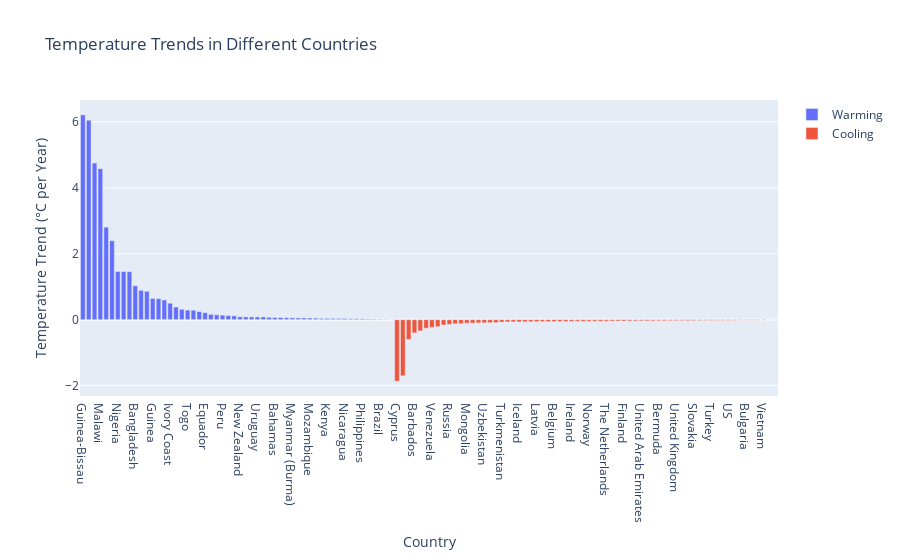

The code cell stored with this chart in its notebook:
### Markdown cell above
# All counteries

### Code cell
import pandas as pd
import numpy as np
import plotly.graph_objects as go
from sklearn.linear_model import LinearRegression

# 准备数据
df['AvgTemperature'] = pd.to_numeric(df['AvgTemperature'], errors='coerce')
df.dropna(subset=['AvgTemperature'], inplace=True)

# 计算每个国家每年的平均气温
avg_temp_by_country = df.groupby(['Country', 'Year'])['AvgTemperature'].mean().reset_index()

# 初始化线性回归模型
model = LinearRegression()

# 存储每个国家的趋势
trends = []

# 对每个国家的数据进行线性回归
for country in avg_temp_by_country['Country'].unique():
    country_data = avg_temp_by_country[avg_temp_by_country['Country'] == country]
    if len(country_data) >= 10:  # 只考虑数据量足够的国家
        X = country_data['Year'].values.reshape(-1, 1)
        y = country_data['AvgTemperature'].values
        model.fit(X, y)
        slope = model.coef_[0]
        trends.append((country, slope))

# 将趋势转换为 DataFrame
trend_df = pd.DataFrame(trends, columns=['Country', 'TemperatureTrend'])

# 筛选出变热和变冷的国家
warming_countries = trend_df[trend_df['TemperatureTrend'] > 0].sort_values(by='TemperatureTrend', ascending=False)
cooling_countries = trend_df[trend_df['TemperatureTrend'] < 0].sort_values(by='TemperatureTrend')

# 可视化
fig = go.Figure()
fig.add_trace(go.Bar(x=warming_countries['Country'], y=warming_countries['TemperatureTrend'], name='Warming'))
fig.add_trace(go.Bar(x=cooling_countries['Country'], y=cooling_countries['TemperatureTrend'], name='Cooling'))
fig.update_layout(title='Temperature Trends in Different Countries',
                  xaxis_title='Country',
                  yaxis_title='Temperature Trend (°C per Year)')
fig.show()

# save waming and cooling countries to txt file
warming_countries.to_csv('data/warming_countries.txt',index=False)
cooling_countries.to_csv('data/cooling_countries.txt',index=False)

### Figure 1 — Plotly figure (JSON) as saved in the notebook; plotly's stock layout.template omitted (floating-point values rounded to 4 significant figures)
{"data": [{"name": "Warming", "type": "bar", "x": ["Guinea-Bissau", "Sierra Leone", "Indonesia", "Malawi", "Haiti", "Suriname", "Nigeria", "Uganda", "Gambia", "Bangladesh", "Tajikistan", "Namibia", "Guinea", "Oman", "Nepal", "Ivory Coast", "Albania", "Sri Lanka", "Togo", "Benin", "Taiwan", "Equador", "Gabon", "North Korea", "Peru", "Congo", "Central African Republic", "New Zealand", "Cuba", "Belize", "Uruguay", "Madagascar", "Guatemala", "Bahamas", "Argentina", "Australia", "Myanmar (Burma)", "Colombia", "Tanzania", "Mozambique", "Mexico", "Germany", "Kenya", "Ethiopia", "Bolivia", "Nicaragua", "Laos", "South Africa", "Philippines", "Costa Rica", "Honduras", "Brazil", "Malaysia", "Poland"], "y": [6.216, 6.054, 4.754, 4.58, 2.808, 2.393, 1.463, 1.461, 1.455, 1.028, 0.8905, 0.8625, 0.6449, 0.638, 0.5971, 0.4987, 0.3846, 0.3147, 0.2903, 0.2875, 0.2468, 0.2118, 0.162, 0.1473, 0.1379, 0.1239, 0.1153, 0.08671, 0.08433, 0.08304, 0.08259, 0.08154, 0.07152, 0.06476, 0.06403, 0.05778, 0.05558, 0.05259, 0.05136, 0.05009, 0.04673, 0.03913, 0.03907, 0.03752, 0.03725, 0.0366, 0.02903, 0.02611, 0.02609, 0.0207, 0.01571, 0.01547, 0.01106, 0.004963]}, {"name": "Cooling", "type": "bar", "x": ["Cyprus", "Greece", "Belarus", "Barbados", "Zambia", "Canada", "Venezuela", "Dominican Republic", "Pakistan", "Russia", "Mauritania", "Syria", "Mongolia", "Kuwait", "Portugal", "Uzbekistan", "Saudi Arabia", "Kyrgyzstan", "Turkmenistan", "France", "Tunisia", "Iceland", "Morocco", "Sweden", "Latvia", "Lebanon", "Jordan", "Belgium", "Algeria", "China", "Ireland", "Qatar", "South Korea", "Norway", "Japan", "Macedonia", "The Netherlands", "Switzerland", "Thailand", "Finland", "Ukraine", "Bahrain", "United Arab Emirates", "Egypt", "Senegal", "Bermuda", "Hong Kong", "Yugoslavia", "United Kingdom", "Denmark", "Spain", "Slovakia", "Romania", "Hungary", "Turkey", "Italy", "Croatia", "US", "Austria", "Czech Republic", "Bulgaria", "Kazakhstan", "Panama", "Vietnam", "Singapore", "India"], "y": [-1.867, -1.705, -0.5987, -0.402, -0.34, -0.2613, -0.2344, -0.2114, -0.1628, -0.1453, -0.1261, -0.1219, -0.1077, -0.1045, -0.09768, -0.09609, -0.09108, -0.08873, -0.07418, -0.06903, -0.06813, -0.06798, -0.0659, -0.06372, -0.06291, -0.05978, -0.05893, -0.05862, -0.05582, -0.05469, -0.05294, -0.05049, -0.04917, -0.04844, -0.04716, -0.04711, -0.04551, -0.04294, -0.04094, -0.04073, -0.03844, -0.03816, -0.03749, -0.03645, -0.03524, -0.0348, -0.03426, -0.03268, -0.03152, -0.03119, -0.03089, -0.03043, -0.02802, -0.02577, -0.02528, -0.02496, -0.02325, -0.02225, -0.02084, -0.01783, -0.01743, -0.01493, -0.01449, -0.01384, -0.00177, -0.001138]}], "layout": {"title": {"text": "Temperature Trends in Different Countries"}, "xaxis": {"title": {"text": "Country"}}, "yaxis": {"title": {"text": "Temperature Trend (°C per Year)"}}}}
